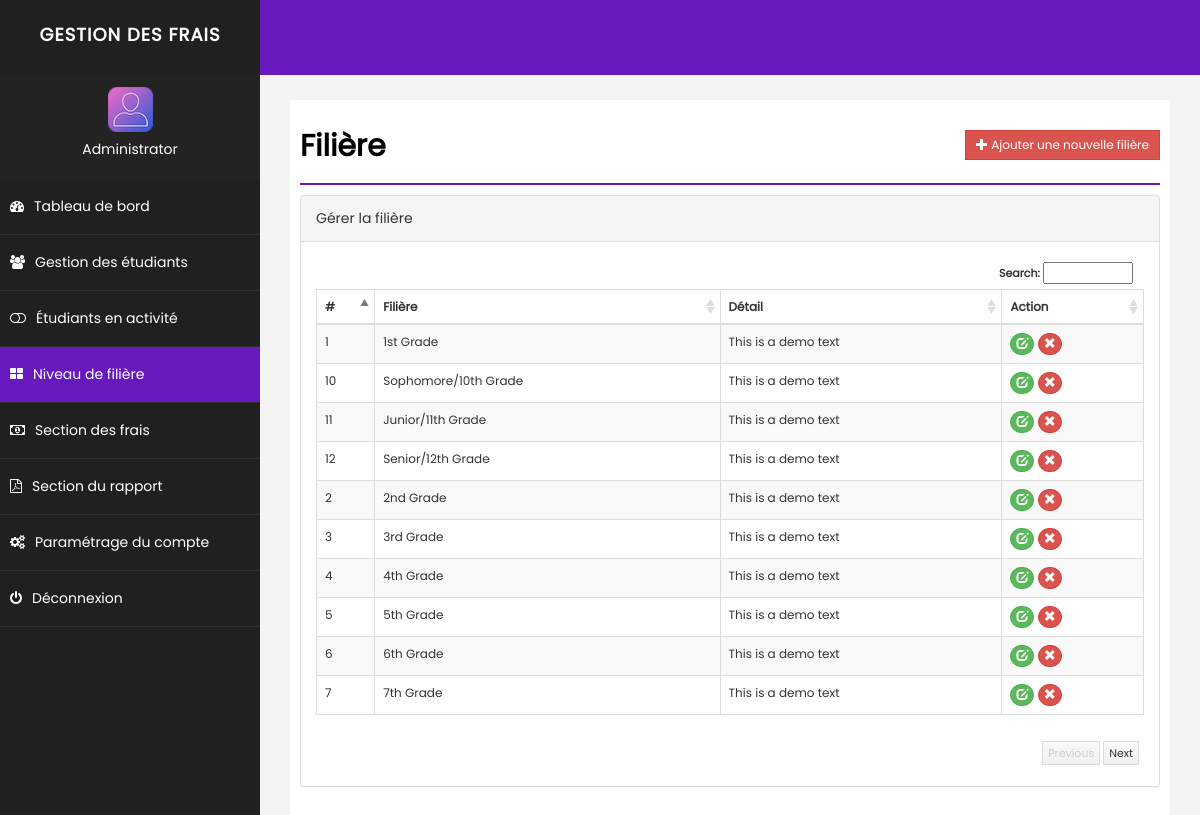
Page /grade.php (signed in) on the committed database.
### tables this page shows
CREATE TABLE `grade` (
  `id` int(255) NOT NULL,
  `grade` varchar(255) NOT NULL,
  `detail` text NOT NULL,
  `delete_status` enum('0','1') NOT NULL DEFAULT '0'
);

### grade.php (the view, shortened to what this page needs)
<?php $page='grade';
include("php/dbconnect.php");
$grade='';
$detail = '';
$id= '';
$action = "add";
?>
<!DOCTYPE html>
<html xmlns="http://www.w3.org/1999/xhtml">
<head>
    <link href="css/bootstrap.css" rel="stylesheet" />
    <link href="css/font-awesome.css" rel="stylesheet" />
    <link href="css/basic.css" rel="stylesheet" />
    <link href="css/custom.css" rel="stylesheet" />
</head>
<?php
include("php/header.php");
?>
        <div id="page-wrapper">
            <div id="page-inner">
                <div class="row">
                    <div class="col-md-12">
                        <h1 class="page-head-line">Filière
						<?php
						echo (isset($_GET['action']) && @$_GET['action']=="add" || @$_GET['action']=="edit")?
						' <a href="grade.php" class="btn btn-success btn-sm pull-right" style="border-radius:0%">Retourner </a>':'<a href="grade.php?action=add" class="btn btn-danger btn-sm pull-right" style="border-radius:0%"><i class="glyphicon glyphicon-plus"></i> Ajouter une nouvelle filière</a>';
						?>
						</h1>
                    </div>
                </div>
        <?php
		 if(isset($_GET['action']) && @$_GET['action']=="add" || @$_GET['action']=="edit")
		 {
		?>
			<script type="text/javascript" src="js/validation/jquery.validate.min.js"></script>
                <div class="row">
                    <div class="col-sm-8 col-sm-offset-2">
               <div class="panel panel-success">
                        <div class="panel-heading">
                           <?php echo ($action=="add")? "Ajouter filière": "Modifier filière"; ?>
                        </div>
						<form action="grade.php" method="post" id="signupForm1" class="form-horizontal">
                        <div class="panel-body">
						<div class="form-group">
								<label class="col-sm-2 control-label" for="Old">Filière </label>
								<div class="col-sm-10">
									<input type="text" class="form-control" id="grade" name="grade" value="<?php echo $grade;?>"  />
								</div>
							</div>
							<div class="form-group">
								<label class="col-sm-2 control-label" for="Confirm"> Détail</label>
								<div class="col-sm-10">
									    <textarea class="form-control" name="detail" id="detail"><?php echo $detail;?></textarea >
								</div>
							</div>
						<div class="form-group">
								<div class="col-sm-8 col-sm-offset-2">
								<input type="hidden" name="id" value="<?php echo $id;?>">
								<input type="hidden" name="action" value="<?php echo $action;?>">
									<button type="submit" name="save" class="btn btn-success" style="border-radius:0%">Enregistré </button>
								</div>
							</div>
                         </div>
							</form>
                        </div>
                            </div>
                </div>
		<script type="text/javascript">
		$( document ).ready( function () {
			 if($("#signupForm1").length > 0)
         {
			$( "#signupForm1" ).validate( {
				rules: {
					grade: "required",
				},
				messages: {
					grade: "Veuillez entrer le nom de la classe",
				},
				errorElement: "em",
				errorPlacement: function ( error, element ) {
					// Add the `help-block` class to the error element
					error.addClass( "help-block" );
					// Add `has-feedback` class to the parent div.form-group
					// in order to add icons to inputs
					element.parents( ".col-sm-10" ).addClass( "has-feedback" );
					if ( element.prop( "type" ) === "checkbox" ) {
						error.insertAfter( element.parent( "label" ) );
					} else {
						error.insertAfter( element );
					}
					// Add the span element, if doesn't exists, and apply the icon classes to it.
					if ( !element.next( "span" )[ 0 ] ) {
						$( "<span class='glyphicon glyphicon-remove form-control-feedback'></span>" ).insertAfter( element );
					}
				},
				success: function ( label, element ) {
					// Add the span element, if doesn't exists, and apply the icon classes to it.
					if ( !$( element ).next( "span" )[ 0 ] ) {
						$( "<span class='glyphicon glyphicon-ok form-control-feedback'></span>" ).insertAfter( $( element ) );
					}
				},
				highlight: function ( element, errorClass, validClass ) {
					$( element ).parents( ".col-sm-10" ).addClass( "has-error" ).removeClass( "has-success" );
					$( element ).next( "span" ).addClass( "glyphicon-remove" ).removeClass( "glyphicon-ok" );
				},
				unhighlight: function ( element, errorClass, validClass ) {
					$( element ).parents( ".col-sm-10" ).addClass( "has-success" ).removeClass( "has-error" );
					$( element ).next( "span" ).addClass( "glyphicon-ok" ).removeClass( "glyphicon-remove" );
				}
			} );
			}
		} );
	</script>
		<?php
		}else{
		?>
		 <link href="css/datatable/datatable.css" rel="stylesheet" />
		<div class="panel panel-default">
                        <div class="panel-heading">
						Gérer la filière
                        </div>
                        <div class="panel-body">
                             <div class="table-sorting table-responsive">
                                <table class="table table-striped table-bordered table-hover" id="tSortable22">
                                    <thead>
                                        <tr>
                                            <th>#</th>
                                            <th>Filière</th>
                                            <th>Détail</th>
											<th>Action</th>
                                        </tr>
                                    </thead>
                                    <tbody>
									<?php
									$sql = "select * from grade where delete_status='0'";
									$q = $conn->query($sql);
									$i=1;
									while($r = $q->fetch_assoc())
									{
									echo '<tr>
                                            <td>'.$i.'</td>
                                            <td>'.$r['grade'].'</td>
                                            <td>'.$r['detail'].'</td>
											<td>
											<a href="grade.php?action=edit&id='.$r['id'].'" class="btn btn-success btn-xs" style="border-radius:60px;"><span class="glyphicon glyphicon-edit"></span></a>
											<a onclick="return confirm(\'Êtes-vous sûr de vouloir supprimer cet enregistrement\');" href="grade.php?action=delete&id='.$r['id'].'" class="btn btn-danger btn-xs" style="border-radius:60px;"><span class="glyphicon glyphicon-remove"></span></a> </td>
                                        </tr>';
										$i++;
									}
									?>
                                    </tbody>
                                </table>
                            </div>
                        </div>
                    </div>
		<?php
		}
		?>
            </div>
        </div>
    </div>
</body>
</html>

### css/basic.css (style rules this page uses)
html * { font-family: "Poppins", sans-serif; }
body { font-family: "Open Sans", sans-serif; line-height: 25px; }
#page-wrapper { padding: 15px 15px; min-height: 600px; background: #f3f3f3; }
#page-inner { width: 100%; margin: 10px 20px 10px 0px; background-color: #fff !important; padding: 10px; min-height: 1200px; }
.page-head-line { font-size: 30px; color: #000; font-weight: 800; padding-bottom: 20px; border-bottom: 2px solid #6719bd; margin-bottom: 10px; }
@media (min-width: 768px) { #page-wrapper { margin: 0 0 0 260px; padding: 15px 30px; min-height: 1200px; } }

### css/custom.css (style rules this page uses)
html * { font-family: "Poppins", sans-serif; }

### css/datatable/datatable.css (style rules this page uses)
.dataTable { float: left; }
.table-sorting { padding: 0px; position: relative; font-size: 12px; background-color: #FFF; }
.table-sorting .table { border-top: 1px solid #DDD; border-bottom: 1px solid #DDD; }
.table-sorting .sorting_asc { background: url('../../img/datatable/sort_asc.png') no-repeat center right; cursor: pointer; }
.table-sorting .sorting { background: url('../../img/datatable/sort_both.png') no-repeat center right; cursor: pointer; }

### rows in the picture
grade: grade "1st Grade", detail "This is a demo text"
grade: grade "2nd Grade", detail "This is a demo text"
grade: grade "3rd Grade", detail "This is a demo text"
grade: grade "4th Grade", detail "This is a demo text"
grade: grade "5th Grade", detail "This is a demo text"
grade: grade "6th Grade", detail "This is a demo text"
grade: grade "7th Grade", detail "This is a demo text"
grade: grade "Sophomore/10th Grade", detail "This is a demo text"
grade: grade "Junior/11th Grade", detail "This is a demo text"
grade: grade "Senior/12th Grade", detail "This is a demo text"

### other values in the picture
$_SESSION['rainbow_name'] "Administrator"
